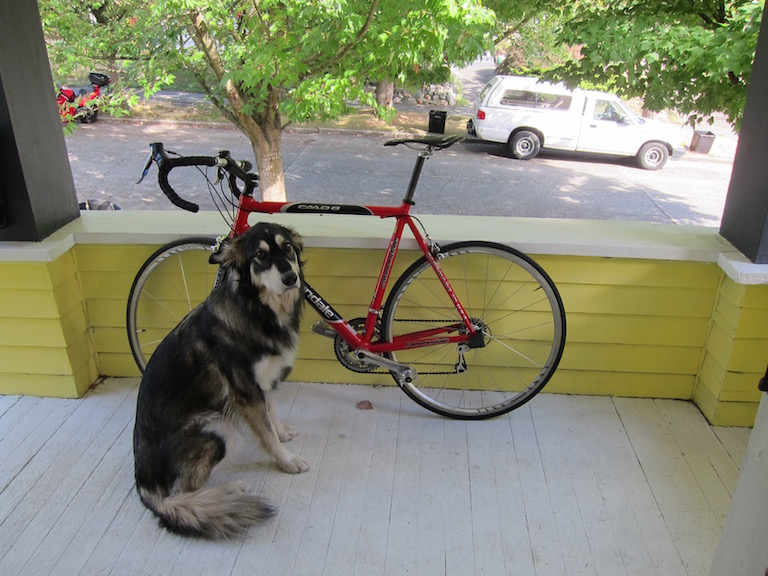
#> input picture pjreddie convolutions/images/dog.jpeg, 768 x 576 px
$ python convolution_simple.py
#> lines starting #> are read from the running program, lines starting #| are printed output that depends on the picture
import cv2
import numpy as np
import math

img = cv2.imread('images/dog.jpeg')
#> img is the input picture: shape (576, 768, 3); mean B, G, R 114.1, 135.7, 134.4
img = cv2.cvtColor(img, cv2.COLOR_BGR2GRAY)
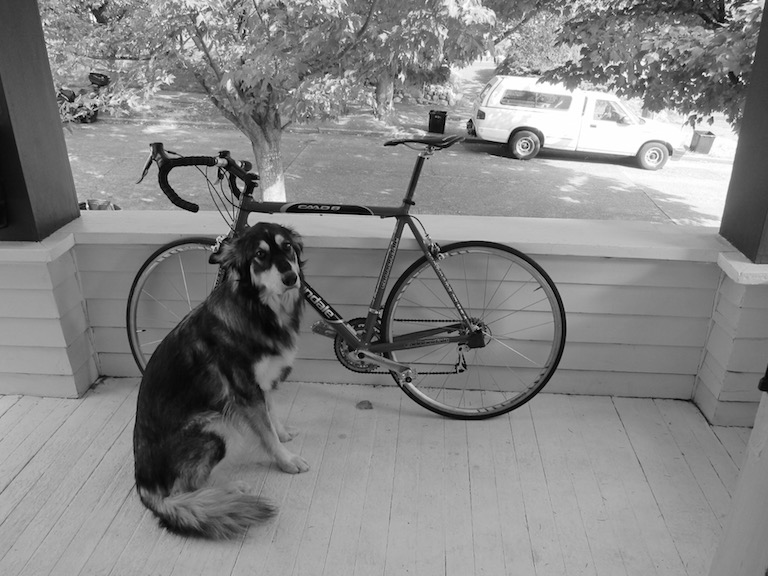
#> img: shape (576, 768); min 0, max 255, mean 132.8
filtered_img = np.zeros((img.shape[0],img.shape[1]), np.uint8)
cv2.imshow('grayscale_image', img)

filter = np.array([[0, 0, 0],
                   [0, 1, 0],
                   [0, 0, 0]])

# filter = np.array([[-1, 0, 1],
#                    [-2, 0, 2],
#                    [-1, 0, 1]])

filter = np.array([[0, -1, 0],
                   [-1, 4, -1],
                   [0, -1, 0]])

# img = np.array([[0, -1, 0],
#                [-1, 4, -1],
#                [0, -1, 0]])
origin = [1,1]

# print(np.sum(np.multiply(filter, test)))
def pad_image(img, l_x, r_x, l_y, r_y):
    h, w = img.shape[0:2]
    # print(l_x, r_x, l_y, r_y)
    # print(h, w)
    padded_img = np.zeros((h+l_y+r_y, w+l_x+r_x))
    # print(padded_img)
    i_l_x, i_r_x = (l_x, w+l_x)
    i_l_y, i_r_y = (l_y, h+l_y)
    # print(i_l_x, i_r_x, i_l_y, i_r_y)
    padded_img[i_l_y:i_r_y, i_l_x:i_r_x] = img
    return [padded_img, i_l_x, i_r_x, i_l_y, i_r_y]

def pad_with(vector, pad_width, iaxis, kwargs):
    pad_value = kwargs.get('padder', 0)
    vector[:pad_width[0]] = pad_value
    vector[-pad_width[1]:] = pad_value

def convolution(filter, origin, img):
    i_h, i_w = img.shape
    f_h, f_w = filter.shape
    # print(i_h, i_w, f_h, f_w)
    res_img = np.zeros((i_h, i_w, 1), np.uint8)
    img, i_l_x, i_r_x, i_l_y, i_r_y = pad_image(img, origin[0], f_w-origin[0]-1, origin[1], f_h-origin[1]-1)
    for h, row in enumerate(img):
        if h >= i_l_y and h < i_r_y:
            p = 0
            for w, col in enumerate(row):
                if w >= i_l_x and w < i_r_x:
                    # print(np.multiply(filter, img[h-i_l_y:h+i_l_y+1, w-i_l_x:w+i_l_x+1]))
                    # print(np.sum(np.multiply(filter, img[h-i_l_y:h+i_l_y+1, w-i_l_x:w+i_l_x+1])))
                    # res_img[h-i_l_y][w-i_l_x] = np.sum(np.multiply(filter, img[h-i_l_y:h+i_l_y+1, w-i_l_x:w+i_l_x+1]))/(f_h*f_w)
                    res_img[h-i_l_y][w-i_l_x] = max(0, np.sum(np.multiply(filter, img[h-i_l_y:h+i_l_y+1, w-i_l_x:w+i_l_x+1])))
                    if p:
                        print('image')
                        print(img[h-i_l_y:h+i_l_y+1, w-i_l_x:w+i_l_x+1])
                        print('res')
                        print(np.sum(np.multiply(filter, img[h-i_l_y:h+i_l_y+1, w-i_l_x:w+i_l_x+1])))
                        print(np.multiply(filter, img[h-i_l_y:h+i_l_y+1, w-i_l_x:w+i_l_x+1]))
                        print(res_img)
                        print()
    return res_img

def gaussian(x, sigma):
    return math.exp(-(x**2)/(2*(sigma**2))) / (math.sqrt(2*math.pi*sigma**2))

def gaussian_2d(x, y, sigma):
    return math.exp(-(((x**2) + (y**2))/(2*(sigma**2)))) * (1 / (2*math.pi*(sigma**2)))


res = convolution(filter, origin, img)
#> in pad_image, `padded_img[i_l_y:i_r_y, i_l_x:i_r_x] = img`:
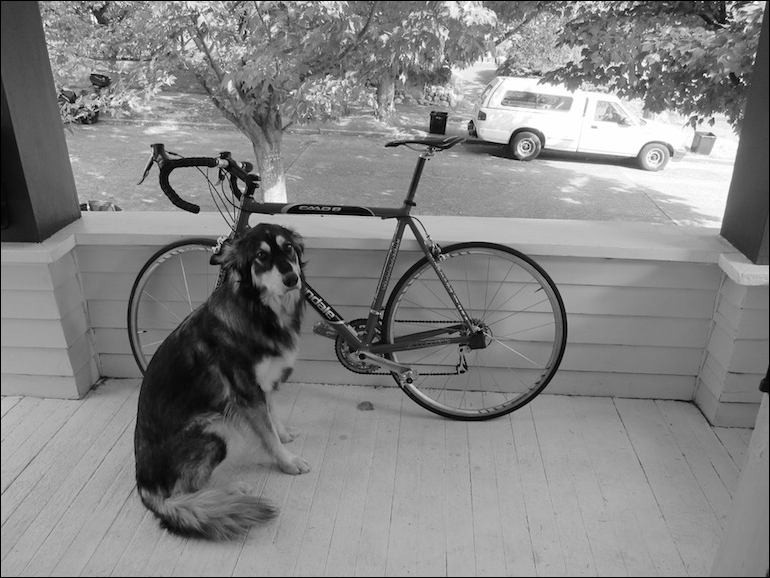
#> padded_img: shape (578, 770) float64; min 0, max 255, mean 132
#> in convolution, `img, i_l_x, i_r_x, i_l_y, i_r_y = pad_image(img, origin[0], f_w-origin..`: i_l_x = 1; i_r_x = 769; i_l_y = 1; i_r_y = 577
#> after the loop in convolution, `for h, row in enumerate(img):`:
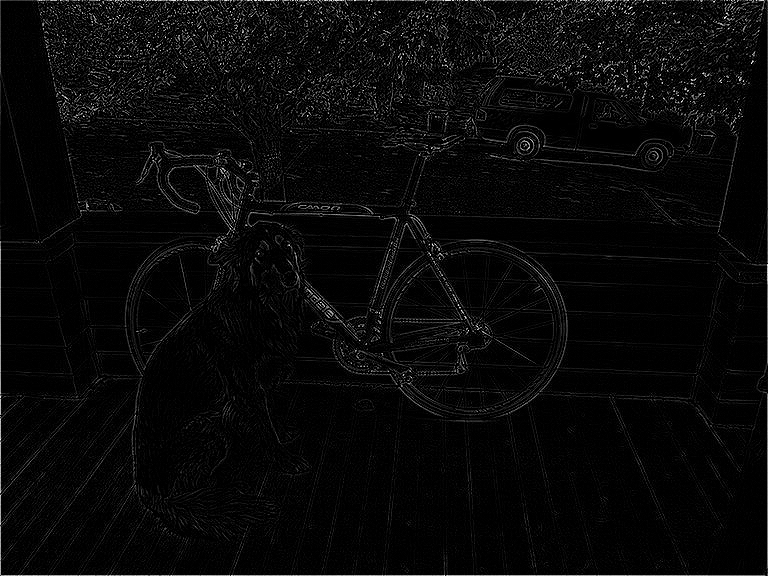
#> res_img: shape (576, 768, 1); min 0, max 255, mean 9.1
cv2.imshow('image', res)
cv2.waitKey()

$ run again, with pjreddie convolutions/images/road.jpeg copied over pjreddie convolutions/images/dog.jpeg
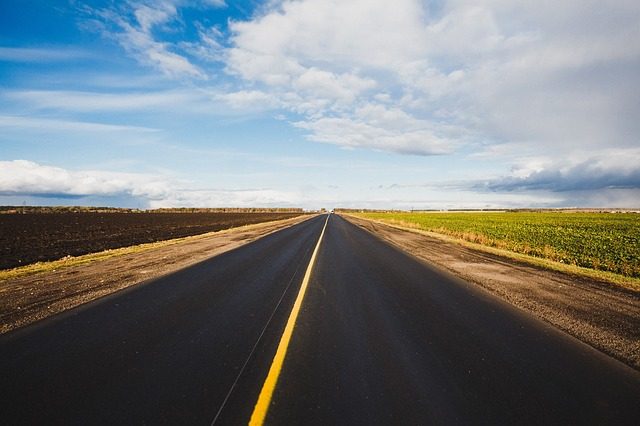
#> input picture pjreddie convolutions/images/road.jpeg, 640 x 426 px
#> img is the input picture: shape (426, 640, 3); mean B, G, R 124.4, 123.8, 119
#> `img = cv2.cvtColor(img, cv2.COLOR_BGR2GRAY)`:
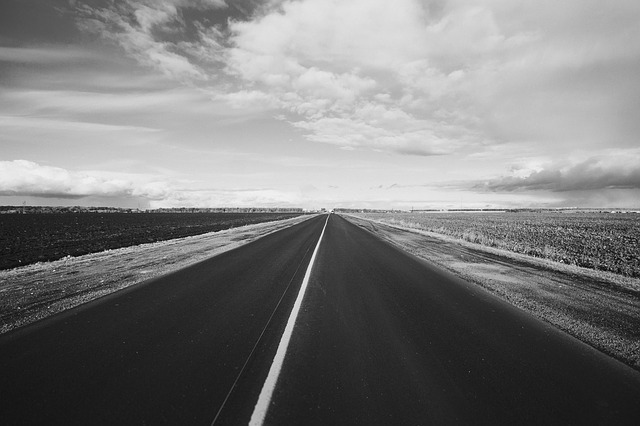
#> img: shape (426, 640); min 3, max 251, mean 122.5
#> in convolution, `img, i_l_x, i_r_x, i_l_y, i_r_y = pad_image(img, origin[0], f_w-origin..`: i_l_x = 1; i_r_x = 641; i_l_y = 1; i_r_y = 427
#> after the loop in convolution, `for h, row in enumerate(img):`:
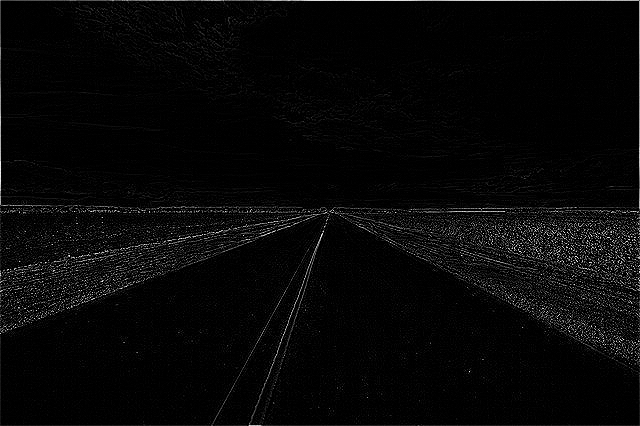
#> res_img: shape (426, 640, 1); min 0, max 255, mean 7.4
